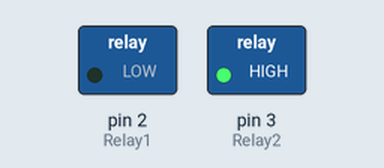
A sketch run on a simulated Arduino Uno, built with avr-gcc and run on an emulated ATmega328P. On the bench: switched loads named in the sketch (green lamp = pin HIGH).

Above: at 0.5 s.
At 2.5 s:
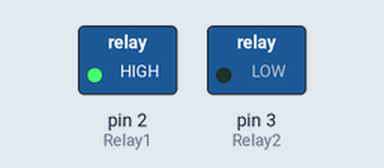
At 3.5 s:
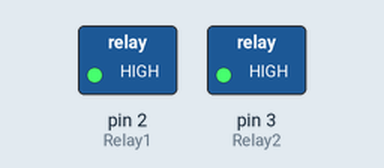
Timing chart, 0 to 5.2 s (numbered marks = the images above):
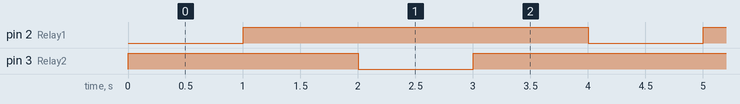

Measured:
- by itself, pin 2 (Relay1), pin 3 (Relay2): alternates HIGH for 3.0 s and LOW for 1.0 s
- by itself, everything shown: repeats every 4.0 s, in 4 steps

The sketch:

Relay_Control_Example.ino
```cpp
int Relay1 =2;
int Relay2 =3;
int D =1000;

void setup() {
  pinMode(Relay1,OUTPUT);
  pinMode(Relay2,OUTPUT);

  digitalWrite(Relay1, HIGH);
  digitalWrite(Relay2, HIGH);

}

void loop() {
  digitalWrite(Relay1,LOW);
  delay(D);
  digitalWrite(Relay1, HIGH);
  delay(D);
  digitalWrite(Relay2,LOW);
  delay(D);
  digitalWrite(Relay2, HIGH);
  delay(D);
}
```
